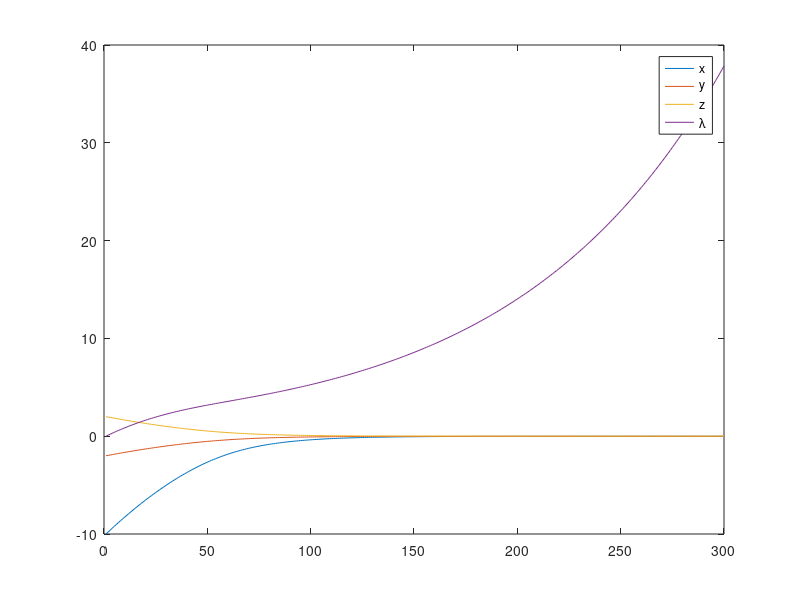

Write MATLAB code to recreate this figure.
close all; clear all; clc
% This code would search for the global minimum of polynomial function F
% To solve the optimization problem as follows
% min F(x)
% s.t. h(x) = 0
% let h(x) = x'x - c
b_center = [2 2];
scl = 30;
F = @(x) x(1)^2+x(2)^2 + x(3)^2 + scl*exp(-((x(1)-b_center(1))^2+(x(2)-b_center(2))^2));
c = 2;

% figure(1)
% % xx = -1.2:0.01:1.2;
% % plot(xx,cellfun(F,num2cell(xx)))  % R^1
% x = -5:0.1:5;
% y = -5:0.1:5;
% [xx,yy] = meshgrid(x,y);
% xy = num2cell([xx(:),yy(:)],2);
% surf(xx,yy,reshape(cellfun(F,xy),size(xx))) % R^2

% solve for the corresponding discrete time system
% x_n+1= x_n - Del(F)

figure
x_n = [-10 -2 2 0];  % initial condition [x1 x2 x3 \lambda]
tf = 300; tt = 0.01;

DFx = @(x) 2*x(1) + (-2 * (x(1)-b_center(1))) * scl * exp(-((x(1)-b_center(1))^2+(x(2)-b_center(2))^2));
DFy = @(x) 2*x(2) + (-2 * (x(2)-b_center(2))) * scl * exp(-((x(1)-b_center(1))^2+(x(2)-b_center(2))^2));
DFz = @(x) 2*x(3);

for i = 1:1:tf-1
    x1_nn = x_n(i,1) - tt * (DFx(x_n(i,:)) + 2*x_n(i,1) * x_n(i,end)/sqrt(x_n(i,:)*x_n(i,:)'));
    x2_nn = x_n(i,2) - tt * (DFy(x_n(i,:)) + 2*x_n(i,2) * x_n(i,end)/sqrt(x_n(i,:)*x_n(i,:)'));
    x3_nn = x_n(i,3) - tt * (DFz(x_n(i,:)) + 2*x_n(i,3) * x_n(i,end)/sqrt(x_n(i,:)*x_n(i,:)'));
    x4_nn = x_n(i,4) + tt * sqrt(x_n(i,:)*x_n(i,:)' - c);
    x_n = [x_n; [x1_nn x2_nn x3_nn x4_nn]];
end
plot(1:tf,x_n(:,1))
hold on
plot(1:tf,x_n(:,2))
plot(1:tf,x_n(:,3))
plot(1:tf,x_n(:,4))
legend('x','y','z','{\lambda}')


% axis([-1,1,-1,1,0,0.5])
% %% specify the initial condition
% % x_0 = [];
% % ode45()
% 
% 
% 
% 
% %% compute the function F's first equilibrium point
% 
% 
% 
% 
% 
% %% search for other equilibrium point and compare
% 
% 






